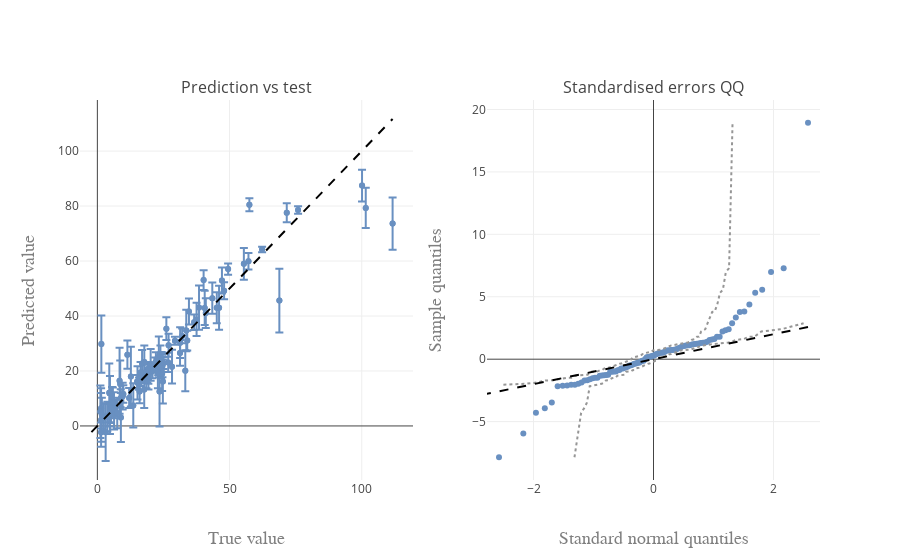
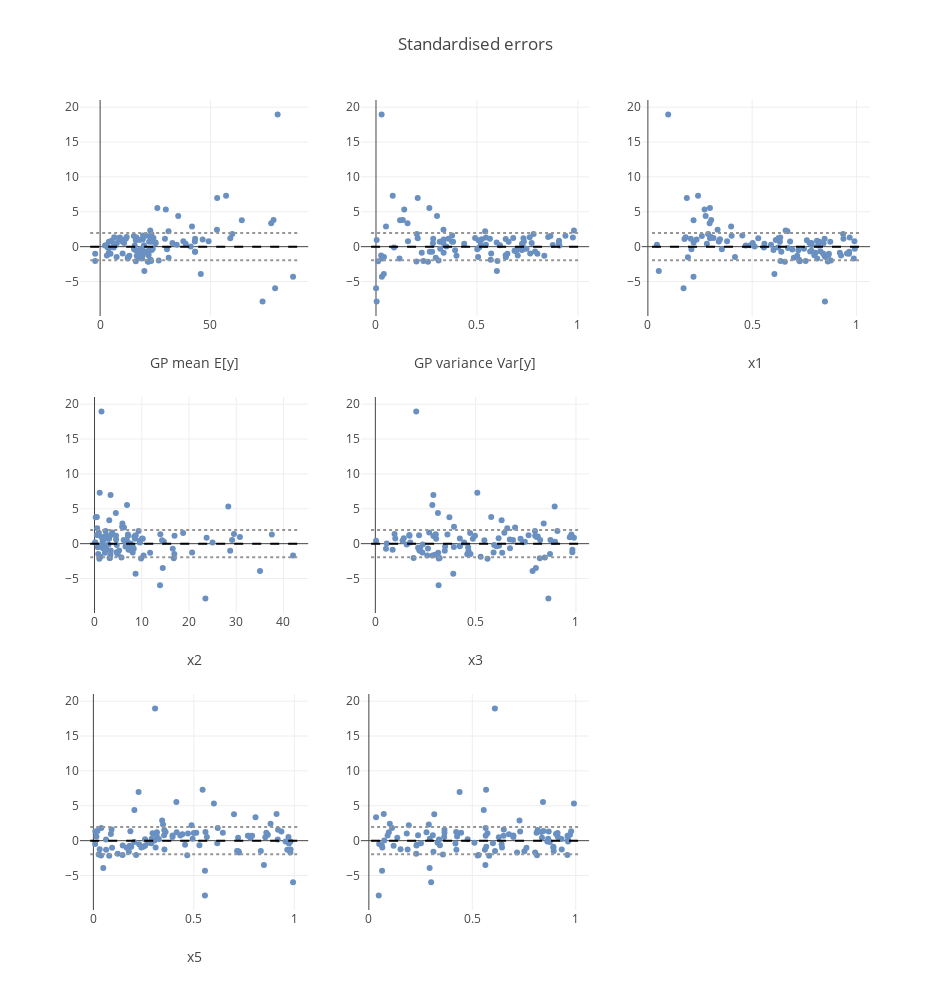

The notebook cell these images were saved under, in order:
### Code cell
# Plot diagnostics
figs = gp_diagnostics(df_unconstr, y_name = 'y', subplots = True)
for fig in figs:
    pltlyoff.iplot(fig, filename='')
